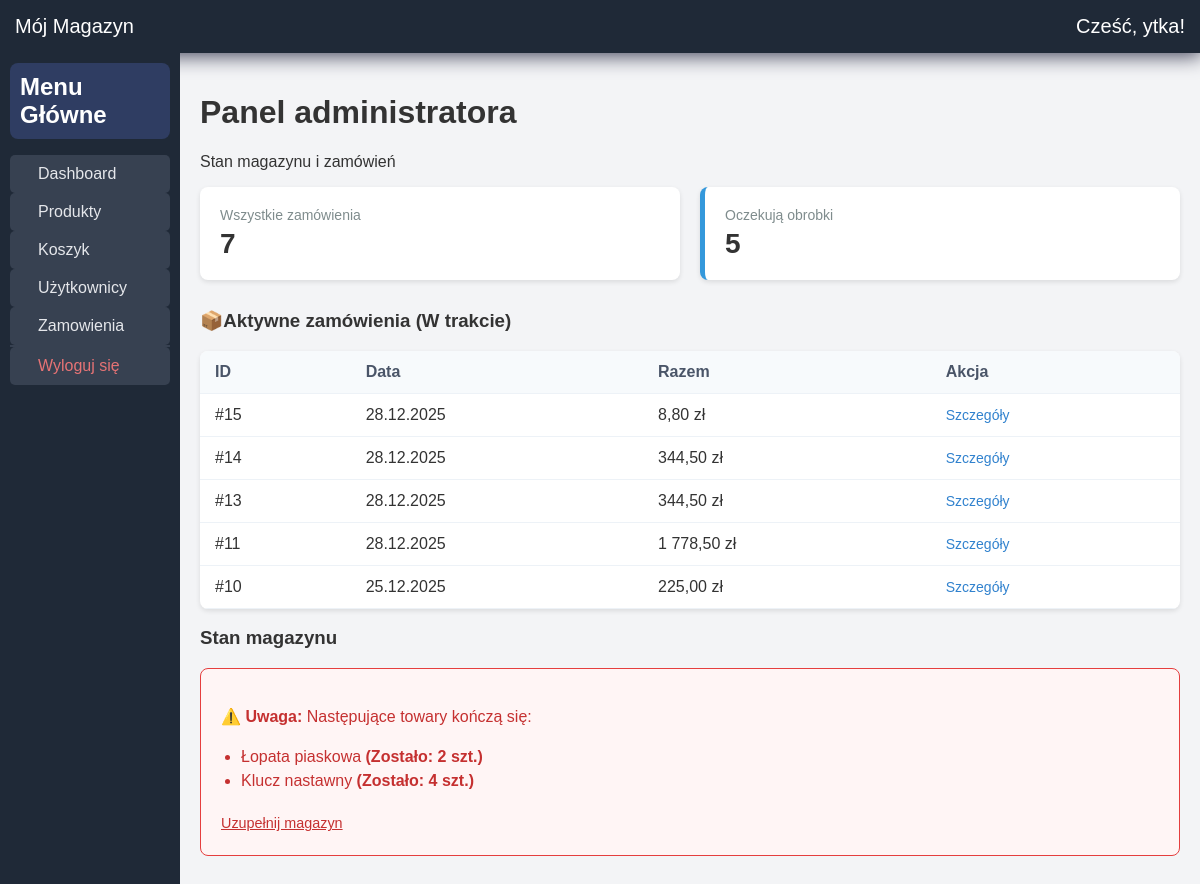
Screenshot of /?page=dashboard (signed in) with the database file from the repository.
### tables this page shows
CREATE TABLE `orders` (
  `id` int(11) NOT NULL,
  `user_id` int(11) NOT NULL,
  `order_date` datetime DEFAULT current_timestamp(),
  `total_price` decimal(10,2) NOT NULL,
  `status` enum('Dostarczono','W trakcie') NOT NULL DEFAULT 'W trakcie',
  `tracking_number` varchar(100) DEFAULT NULL,
  `shipping_address` text NOT NULL,
  `phone_number` varchar(20) DEFAULT NULL
);

CREATE TABLE `products` (
  `id` int(11) NOT NULL,
  `name` varchar(255) NOT NULL,
  `description` text DEFAULT NULL,
  `price` decimal(10,2) NOT NULL,
  `stock` int(11) DEFAULT 0,
  `image_url` varchar(255) DEFAULT NULL,
  `created_at` timestamp NOT NULL DEFAULT current_timestamp()
);

### app/controllers/PageController.php (called while the page is built, shortened)
<?php
class PageController {
    public function dashboard() {
        $db = new Baza('127.0.0.1', 'root', '', 'mojmagazyn');
        $mysqli = $db->getMysqli();
        $status = $_SESSION['status'];
        if ($status == 2) {
            $lowStock = $mysqli->query("SELECT name, stock FROM products WHERE stock < 5")->fetch_all(MYSQLI_ASSOC);
            $activeOrders = $mysqli->query("SELECT * FROM orders WHERE status = 'W trakcie' ORDER BY order_date DESC LIMIT 5")->fetch_all(MYSQLI_ASSOC);
            $totalOrders = $mysqli->query("SELECT COUNT(*) as count FROM orders")->fetch_assoc()['count'];
            $pendingCount = $mysqli->query("SELECT COUNT(*) as count FROM orders WHERE status = 'W trakcie'")->fetch_assoc()['count'];
        }
        require '../app/views/layout/header_zalogowany.php';
        require '../app/views/dashboard.php';
    }
}

### app/views/dashboard.php (the view, shortened to what this page needs)
<div class="parent">
    <div class="div1">
            <h2 style="margin: 0px; background-color: rgb(47, 61, 98); color: white; padding: 10px; border-radius: 8px;">Menu Główne</h2>
        <aside class="sidebar">
            <nav>
                <ul>
                    <li>
                        <a href="?page=dashboard">
                        <span>Dashboard</span>
                        </a>
                    </li>
                    <li>
                        <a href="?page=produkty">
                        <span>Produkty</span>
                        </a>
                    </li>
                    <li>
                        <a href="?page=koszyk">
                        <span>Koszyk</span>
                        </a>
                    </li>
                    <?php if (isset($_SESSION['status']) && $_SESSION['status'] == 2): ?>                    <li>
                        <a href="?page=uzytkownicy">
                        <span>Użytkownicy</span>
                        </a>
                    </li>
                    <?php endif; ?>
                    <?php if (isset($_SESSION['status']) && $_SESSION['status'] == 2): ?>                    <li>
                        <a href="?page=zamowienia">
                        <span>Zamowienia</span>
                        </a>
                    </li>
                    <?php endif; ?>
                    <li id="logoutli">
                        <a href="?page=logout">
                        <span style="color: rgb(230, 115, 117);">Wyloguj się</span>
                        </a>
                    </li>
                </ul>
            </nav>
        </aside>
    </div>
    <div class="div2">
        <?php if (isset($_SESSION['status']) && $_SESSION['status'] == 2): ?>
            <div class="admin-dashboard">
                <header class="dashboard-header">
                    <h1>Panel administratora</h1>
                    <p>Stan magazynu i zamówień</p>
                </header>
                <div class="stats-grid">
                    <div class="stat-card">
                        <span class="stat-label">Wszystkie zamówienia</span>
                        <span class="stat-value"><?php echo $totalOrders; ?></span>
                    </div>
                    <div class="stat-card highlight">
                        <span class="stat-label">Oczekują obrobki</span>
                        <span class="stat-value"><?php echo $pendingCount; ?></span>
                    </div>
                </div>
                <div class="orders-section">
                    <h3>📦Aktywne zamówienia (W trakcie)</h3>
                    <table class="minimal-table">
                        <thead>
                            <tr>
                                <th>ID</th>
                                <th>Data</th>
                                <th>Razem</th>
                                <th>Akcja</th>
                            </tr>
                        </thead>
                        <tbody>
                            <?php foreach ($activeOrders as $order): ?>
                            <tr>
                                <td>#<?php echo $order['id']; ?></td>
                                <td><?php echo date('d.m.Y', strtotime($order['order_date'])); ?></td>
                                <td><?php echo number_format($order['total_price'], 2, ',', ' '); ?> zł</td>
                                <td><a href="?page=zamowienia" class="btn-link">Szczegóły</a></td>
                            </tr>
                            <?php endforeach; ?>
                        </tbody>
                    </table>
                </div>
                <div class="inventory-check">
                    <h3><i class="icon-package"></i> Stan magazynu</h3>
                    <?php if (!empty($lowStock)): ?>
                        <div class="alert-box warning">
                            <p><strong>⚠️ Uwaga:</strong> Następujące towary kończą się:</p>
                            <ul class="stock-list">
                            <?php foreach ($lowStock as $item): ?>
                                <li>
                                    <?php echo htmlspecialchars($item['name']); ?>
                                    <span class="stock-count">(Zostało: <?php echo $item['stock']; ?> szt.)</span>
                                </li>
                            <?php endforeach; ?>
                            </ul>
                            <a href="?page=produkty" class="btn-manage">Uzupełnij magazyn</a>
                        </div>
                    <?php else: ?>
                    <div class="alert-box success">
                        <p><i class="icon-check"></i> <strong>Wszystko w komplecie:</strong>W magazynie znajduje się wystarczająca liczba sztuk każdego produktu.</p>
                    </div>
                    <?php endif; ?>
                </div>
            </div>
        <?php endif; ?>
    </div>
</div>

### public/index.php (shortened to what this page needs)
<?php
$page = $_GET['page'] ?? 'login';
require_once '../app/controllers/PageController.php';
$controller = new PageController();
switch ($page) {
    case 'dashboard':
        $controller->dashboard();
        break;
}

### app/views/layout/header_zalogowany.php (shortened to what this page needs)
<!DOCTYPE html>
<html lang="pl">
<head>
    <link rel="stylesheet" href="css/style.css">
</head>
<body>
<header class="topbar">
    <div class="navigacja" >
        <h1><a href="?page=dashboard"> Mój Magazyn </a></h1>
        <h1>  <a href="?page=konto">  Cześć, <?php echo $_SESSION['user']; ?>! </a></h1>
    </div>
</header>
<main class="container1">

### public/css/style.css (style rules this page uses)
body { font-family: Arial, sans-serif; background: #f3f4f6; margin: 0; min-height: 100vh; display: flex; flex-direction: column; }
a { text-decoration: none; color: inherit; }
.topbar { background: #1f2937; color: white; -webkit-box-shadow: 2px 3px 20px 0px rgba(66, 68, 90, 1); -moz-box-shadow: 2px 3px 20px 0px rgba(66, 68, 90, 1); box-shadow: 2px 3px 20px 0px rgba(66, 68, 90, 1); }
.topbar h1 { margin: 0; padding: 15px; font-size: 20px; font-weight: 500; }
.container1 { padding: 0px; flex: 1; }
.navigacja { display: flex; justify-content: space-between; align-items: center; }
.parent { height: 100dvh; display: grid; grid-template-columns: 1.5fr 8.5fr; grid-template-rows: 1fr; gap: 0px; }
.div1 { background-color: rgb(43, 52, 71); background: #1f2937; padding: 10px; }
.sidebar ul { list-style: none; padding: 0; }
.sidebar li a { display: flex; align-items: center; gap: 12px; padding: 10px 16px; text-decoration: none; color: #e5e7eb; background: #374151; border-radius: 5px; }
#logoutli { border-top: #374151 2px solid; }
table { width: 100%; border-collapse: collapse; background: #fff; box-shadow: 0 4px 8px rgba(0,0,0,0.1); border-radius: 8px; overflow: hidden; overflow-y: auto; }
th { background-color: #51c8fe; color: white; text-align: left; padding: 15px; }
td { padding: 12px 15px; border-bottom: 1px solid #eee; }
:root { --primary-color: #2688d1; --dark-bg: #1a1f36; --light-gray: #f8f9fa; --border-color: #e0e4e8; }
.admin-dashboard { padding: 20px; font-family: sans-serif; color: #333; }
.stats-grid { display: grid; grid-template-columns: repeat(auto-fit, minmax(200px, 1fr)); gap: 20px; margin-bottom: 30px; }
.stat-card { background: #fff; padding: 20px; border-radius: 8px; box-shadow: 0 2px 5px rgba(0,0,0,0.1); display: flex; flex-direction: column; }
.stat-card.highlight { border-left: 5px solid #3498db; }
.stat-label { font-size: 14px; color: #7f8c8d; }
.stat-value { font-size: 28px; font-weight: bold; margin-top: 5px; }
.minimal-table { width: 100%; border-collapse: collapse; background: #fff; border-radius: 8px; overflow: hidden; box-shadow: 0 2px 5px rgba(0,0,0,0.1); }
.minimal-table th, .minimal-table td { padding: 12px 15px; text-align: left; border-bottom: 1px solid #edf2f7; }
.minimal-table th { background: #f7fafc; color: #4a5568; font-weight: 600; }
.btn-link { color: #3182ce; text-decoration: none; font-size: 14px; }
.inventory-check { margin-bottom: 30px; }
.alert-box { padding: 20px; border-radius: 8px; line-height: 1.5; }
.alert-box.warning { background-color: #fff5f5; border: 1px solid #e53e3e; color: #c53030; }
.stock-list { margin: 10px 0; padding-left: 20px; }
.stock-count { font-weight: bold; }
.btn-manage { display: inline-block; margin-top: 10px; color: #c53030; text-decoration: underline; font-size: 0.9em; }
* { box-sizing: border-box; }

### rows the page displays
orders: id "15", order_date "28.12.2025", total_price "8,80"
orders: id "14", order_date "28.12.2025", total_price "344,50"
orders: id "13", order_date "28.12.2025", total_price "344,50"
orders: id "11", order_date "28.12.2025", total_price "1 778,50"
orders: id "10", order_date "25.12.2025", total_price "225,00"
products: name "Łopata piaskowa", stock "2"
products: name "Klucz nastawny", stock "4"

### other values shown
$_SESSION['user'] "ytka"
$totalOrders "7"
$pendingCount "5"
